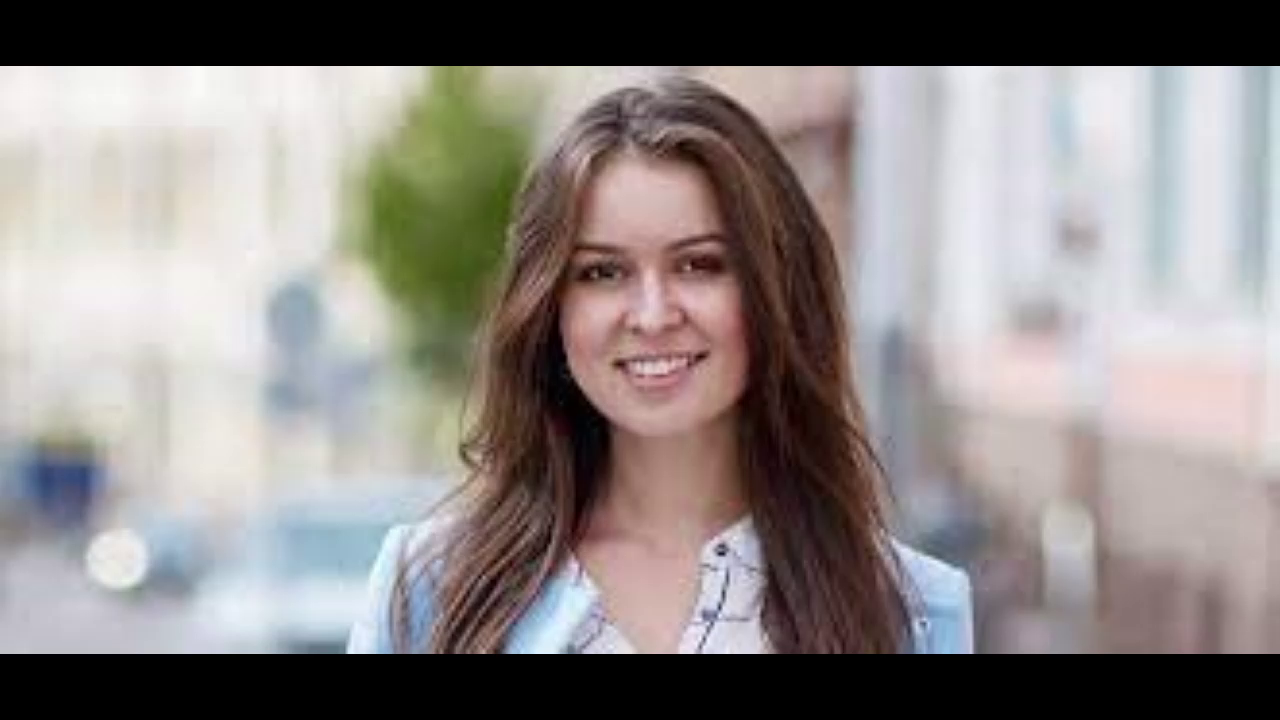
//> input picture frame 30 of Videos/VideoFotos2.mp4, 1280 x 720 px
$ ./main   (built with g++ and OpenCV 4)
//> lines starting //> are read from the running program, lines starting //| are printed output that depends on the picture
### src/BinarySearchTree.cpp
#include <iostream>
#include <opencv2/opencv.hpp>
#include <opencv2/videoio.hpp>
#include <string>
#include <stack>
#include <fstream>

using namespace std;
using namespace cv;

class BinarySearchTree {

    struct BinarySearchTreeNode {
        Mat image;
        int key;
        int time;
        string path;
        BinarySearchTreeNode* left;
        BinarySearchTreeNode* right;
    };


    const int DIFFERENT = 1700;
    const int SIMILAR = 1300;
    int counter;
    //int frameCounter;
    BinarySearchTreeNode* root;

    //The tree is emptied, all the elements are errased.
    // [5 lines left out: function makeEmpty, not called in this run]

    //A new image is inserted into the tree, (For each identified face on each frame)
    BinarySearchTreeNode* insert(Mat x, BinarySearchTreeNode* t)
    {
        //frameCounter++;
        //cout << frameCounter << endl;
        if (t == nullptr)
        {
            t = new BinarySearchTreeNode();
            t->key = ++counter;
            t->image = x;
            t->left = nullptr;
            t->right = nullptr;

        }
        else if (SIMILAR < euclideanDistance(t->image, x)
            && DIFFERENT > euclideanDistance(t->image, x)) {
            t->left = insert(x, t->left);
        }
        else if (DIFFERENT <= euclideanDistance(t->image, x))
        {
            t->right = insert(x, t->right);
        }
        else
        {
            //if the ID/person is already on the tree the parameters time and image are updated with the las time the person spend on frame
            t->image = x;
            t->time += 1;
            //cout << "Es la misma cara." << endl;
            string path = "Caras/" + to_string(t->key) + ".png";
            imwrite(path, t->image);
            t->path = path;
            cout << "ID: " << t->key << endl;
            cout << "Time: " << t->time << endl;
        }
        return t;
    }

    stack <BinarySearchTreeNode*> createStack() {
        stack <BinarySearchTreeNode*> pilaAux;
        stack <BinarySearchTreeNode*> output;
        if (root != nullptr) {
            pilaAux.push(root);
            while (!pilaAux.empty()) {
                BinarySearchTreeNode* curr = pilaAux.top();
                pilaAux.pop();

                output.push(curr);

                if (curr->left != nullptr) {
                    pilaAux.push(curr->left);
                }
                if (curr->right != nullptr) {
                    pilaAux.push(curr->right);
                }
            }
        }
        return output;
    }

    stack<BinarySearchTreeNode*> sortStack(stack<BinarySearchTreeNode*>& input)
    {
        stack<BinarySearchTreeNode*> tmpStack;

        while (!input.empty())
        {
            // pop out the first element
            BinarySearchTreeNode* tmp = input.top();
            input.pop();

            // while temporary stack is not empty and top
            // of stack is greater than temp
            while (!tmpStack.empty() && tmpStack.top()->time > tmp->time)
            {
                // pop from temporary stack and push
                // it to the input stack
                input.push(tmpStack.top());
                tmpStack.pop();
            }

            // push temp in temporary of stack
            tmpStack.push(tmp);
        }

        return tmpStack;
    }


public:
    BinarySearchTree() {
        counter = 0;
        root = nullptr;
    }

    ~BinarySearchTree() {
        root = makeEmpty(root);
    }

    double euclideanDistance(Mat img1, Mat img2) {
        return norm(img1, img2, NORM_L2);
    }

    void insert(Mat x) {
        root = insert(x, root);
    }


    void getPrint(int cant) {
        stack <BinarySearchTreeNode*> nodesStack = createStack();
        stack <BinarySearchTreeNode*> orderStack = sortStack(nodesStack);

        int cont = 0;
        while (!orderStack.empty() && cont < cant)
        {
            BinarySearchTreeNode* nodeData = orderStack.top();

            // [4 lines of commented-out code are left out]

            cout << "* " << nodeData->key << endl;
            cout << "\t" << nodeData->time << "frames" << endl;
            cout << "\t" << nodeData->path << endl;
            orderStack.pop();
            cont++;
        }
    }

    //The list with the information of the detected ID's is created
    void createList1(string timeStamp) {
        ofstream file;
        stack <BinarySearchTreeNode*> nodesStack = createStack();
        file.open("Listados/Identidades_Detectadas"+ timeStamp +".txt");
        file << "Identidades:" << endl;
        while (!nodesStack.empty())
        {
            BinarySearchTreeNode* nodeData = nodesStack.top();
            file << "* " << nodeData->key << endl;
            file << "\t" << nodeData->time << "frames" << endl;
            file << "\t" << nodeData->path  << endl;
            nodesStack.pop();
        }
        file.close();
    }


};

### src/main.cpp
#include <iostream>
#include <opencv2/opencv.hpp>
#include <opencv2/videoio.hpp>
#include <string>
#include "BinarySearchTree.cpp"
#include <ctime>

using namespace cv;
using namespace std;

int main() {

    time_t now = time(0);

    //Instance of the binary tree data structure
    BinarySearchTree* tree = new BinarySearchTree();

    //  Video we will use to detect faces
    VideoCapture capture("Videos/VideoFotos2.mp4");

    //  Video of the face detection session
    //string pathVideo = "Sesiones/session_0.avi"+"hola"  ;
    string pathVideo = "Sesiones/session_" + typeToString(now) + ".avi";
    VideoWriter video(pathVideo, VideoWriter::fourcc('M', 'J', 'P', 'G'), 10, Size(480, 270));

    //  Classifier library from openCV
    CascadeClassifier detector;

    //  If detector is not available:
    if (!detector.load("Classifiers/haarcascade_frontalface_alt.xml"))
        cout << "No se puede abrir clasificador." << endl;
    //  loop
    while (true) {
        Mat dest, gray, imagen, imgCrop;

        //  Capture frame by frame
        capture >> imagen;
//> imagen is the input picture: 720 rows x 1280 cols, CV_8UC3; mean B, G, R 132.4, 134.5, 140.6
        if (imagen.empty()) {
            break;
        }

        //   Transformation to make the classifier work better
        cvtColor(imagen, gray, COLOR_BGR2GRAY);
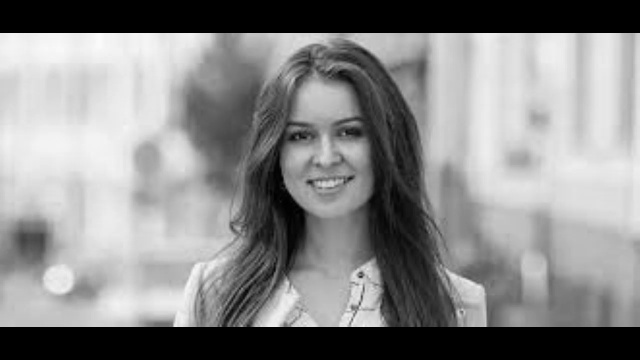
//> gray: 720 rows x 1280 cols, CV_8UC1 (shown at 1/2 size); min 0, max 250, mean 136
        equalizeHist(gray, dest);
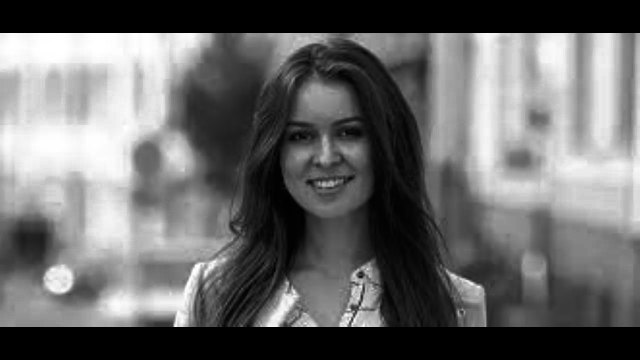
//> dest: 720 rows x 1280 cols, CV_8UC1 (shown at 1/2 size); min 0, max 255, mean 105.3

        //  Vector of video frames where faces were detected
        vector<Rect> faces;

        detector.detectMultiScale(dest, faces, 1.2, 3, 0, Size(25, 25));
//> faces = 1 Rect (x, y, width, height): [534, 178, 237, 237]

        for (int i = 0; i < faces.size(); i++) {
            // Frame where the face was detected
            Rect rc = faces[i];

            // Cuts and save a crop of the frame where the face was detected
            imgCrop = imagen(rc);

            // Show a crop of the detected face in a new window
            imshow(to_string(i), imgCrop);

            // Draws a square around the face detected
            rectangle(imagen, Point(rc.x, rc.y), Point(rc.x + rc.width, rc.y + rc.height), CV_RGB(255, 0, 0), 2);

            if (imagen.empty()) {
                break;
            }
            // Write the frame into the corresponding video file in /sessions
            video.write(imagen);
        }
//> this loop made 1 pass
//> pass 1, `imgCrop = imagen(rc);`:
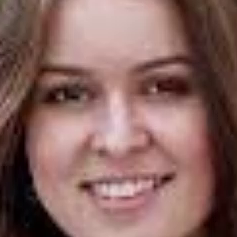
//> imgCrop: 237 rows x 237 cols, CV_8UC3; mean B, G, R 96.2, 101, 135.8
//> pass 1, `video.write(imagen);`:
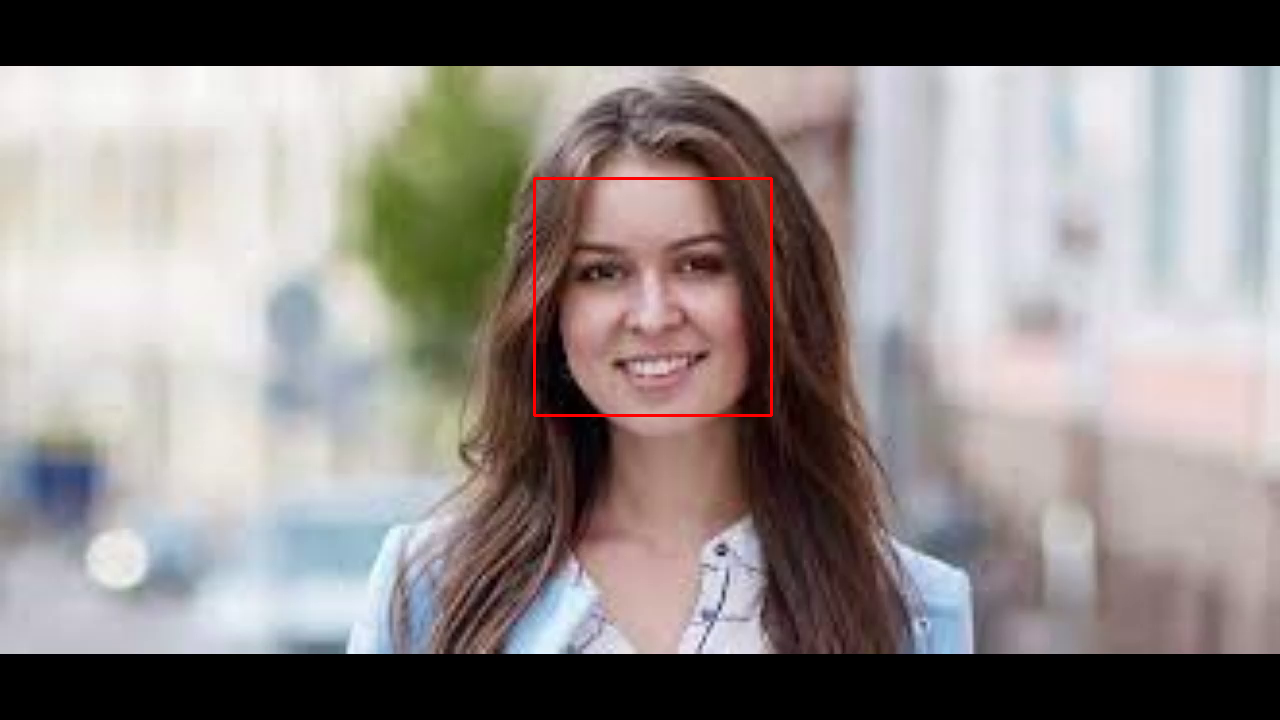
//> frame written to the video: 720 rows x 1280 cols, CV_8UC3; mean B, G, R 132.1, 134.2, 141.1
        // Show video of the detection and sets a tittle for the window
        imshow("Taller EDD - Valentina y Josefina", imagen);
        if (imgCrop.empty()) {
            break;
        }

        //  Resize image so our code can work
        Mat resizedDown;
        resize(imgCrop, resizedDown, Size(25, 25), INTER_LINEAR);

        //  Insert image to the tree and show ID's
        tree->insert(resizedDown);

        if (waitKey(1) >= 0) {
//> the Esc key is pressed
            break;
        }
    }


    // End stream
    capture.release();
    video.release();

    tree->createList1(typeToString(now));//Se le podria pasar la fecha

    int cant;
    cout << "Ingrese el numero de identidades que quiere revisar con mas segundos en el video: " << endl;
    cin >> cant;
//> the answer given: 3

    cout << "\tREPORTE" << endl;

    tree->getPrint(cant); //NUEVA FORMA

    // Destroy all windows and finish the process
    destroyAllWindows();
    return 0;
}

$ run again, starting later in the video
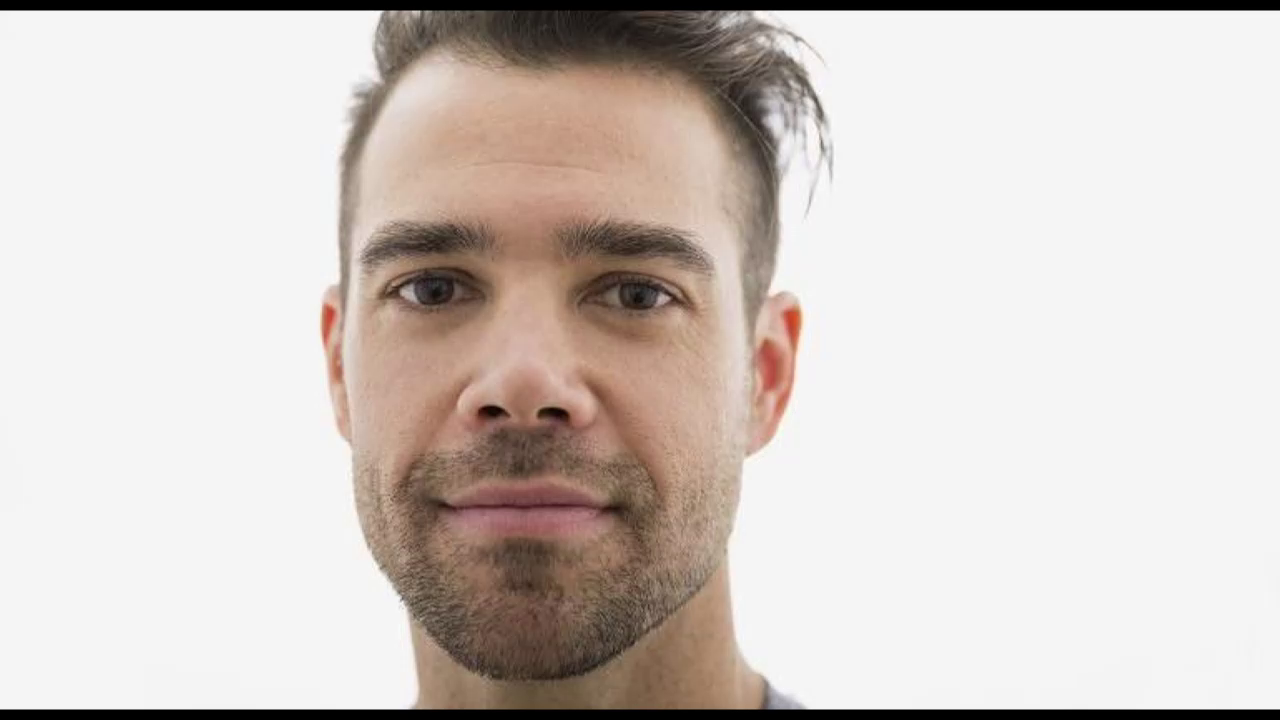
//> input picture frame 135 of Videos/VideoFotos2.mp4, 1280 x 720 px
//> imagen is the input picture: 720 rows x 1280 cols, CV_8UC3; mean B, G, R 196.9, 201.8, 210.4
//> `equalizeHist(gray, dest);`:
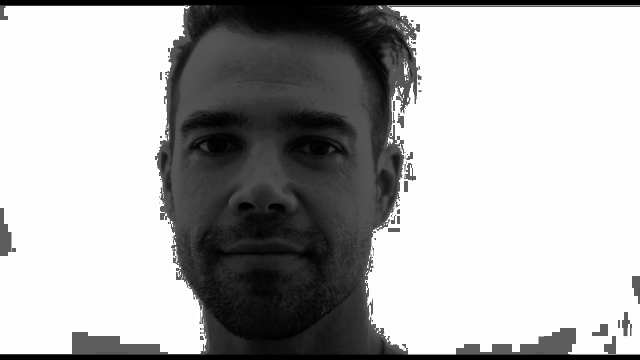
//> dest: 720 rows x 1280 cols, CV_8UC1 (shown at 1/2 size); min 0, max 255, mean 173.5
//> faces = 1 Rect (x, y, width, height): [275, 86, 506, 506]
//> the loop `for (int i = 0; i < faces.size(); i++)` made 1 pass
//> pass 1, `video.write(imagen);`:
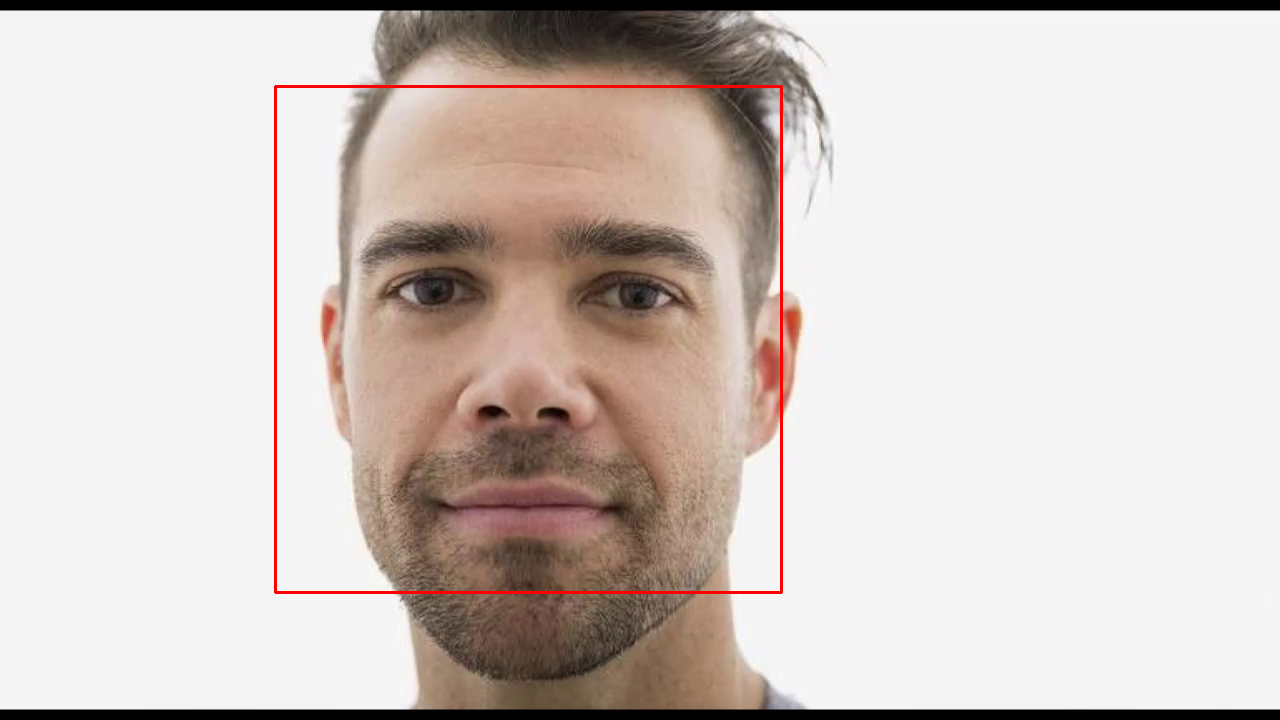
//> frame written to the video: 720 rows x 1280 cols, CV_8UC3; mean B, G, R 195.6, 200.6, 210.8

$ run again, starting later in the video
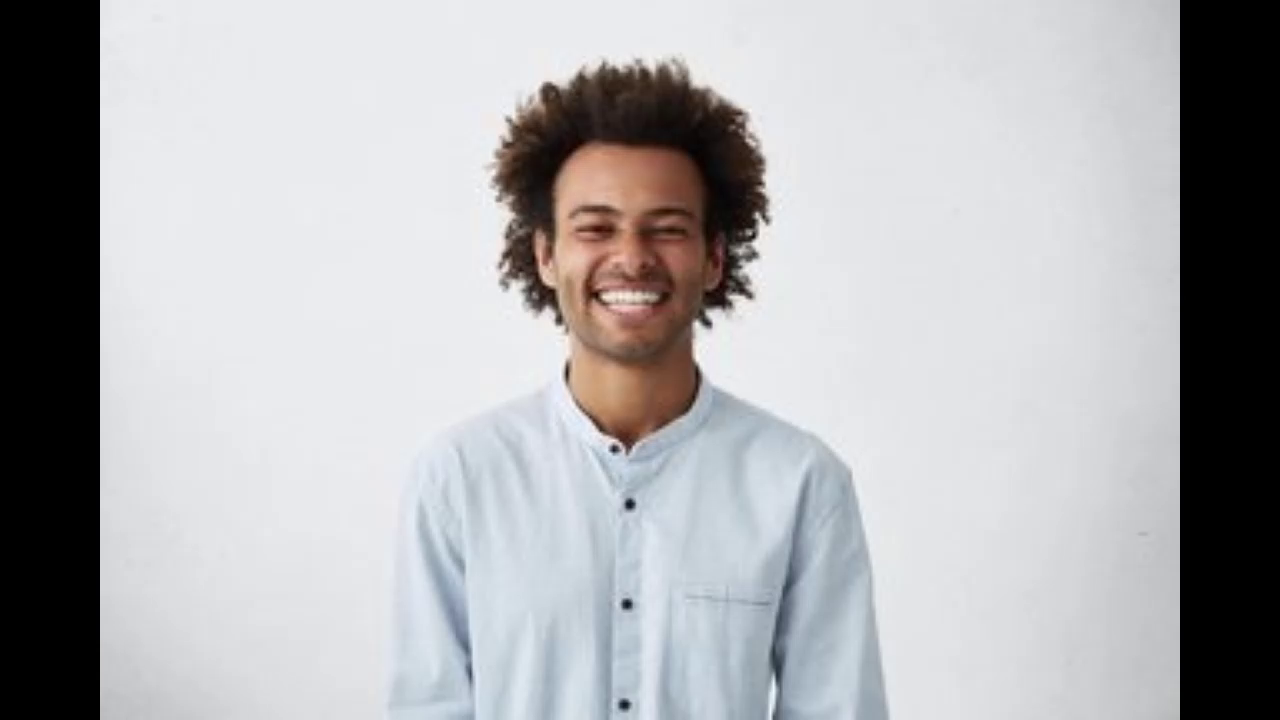
//> input picture frame 240 of Videos/VideoFotos2.mp4, 1280 x 720 px
//> imagen is the input picture: 720 rows x 1280 cols, CV_8UC3; mean B, G, R 177.9, 175.7, 175.8
//> `cvtColor(imagen, gray, COLOR_BGR2GRAY);`:
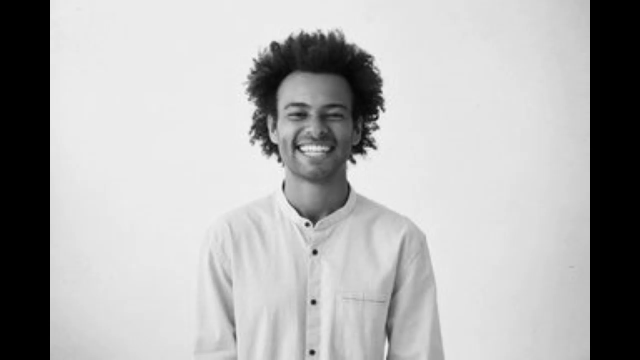
//> gray: 720 rows x 1280 cols, CV_8UC1 (shown at 1/2 size); min 0, max 252, mean 175.9
//> `equalizeHist(gray, dest);`:
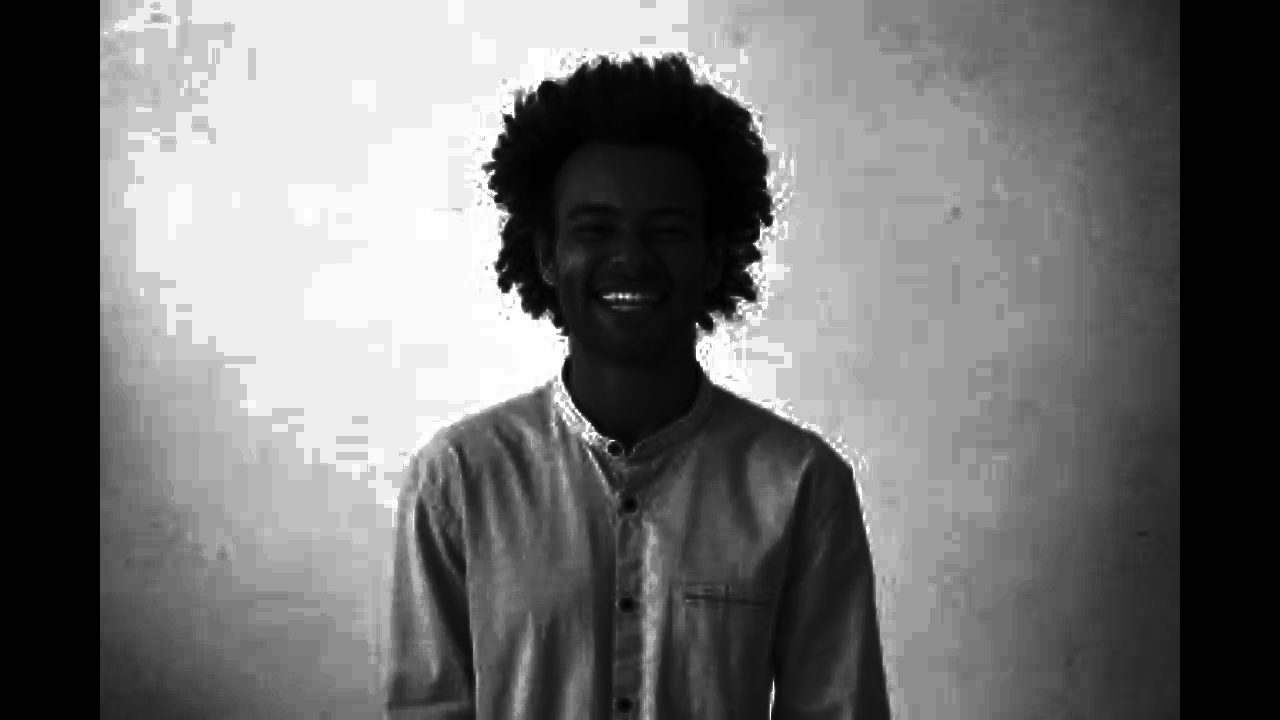
//> dest: 720 rows x 1280 cols, CV_8UC1; min 0, max 255, mean 111.9
//> faces = empty
